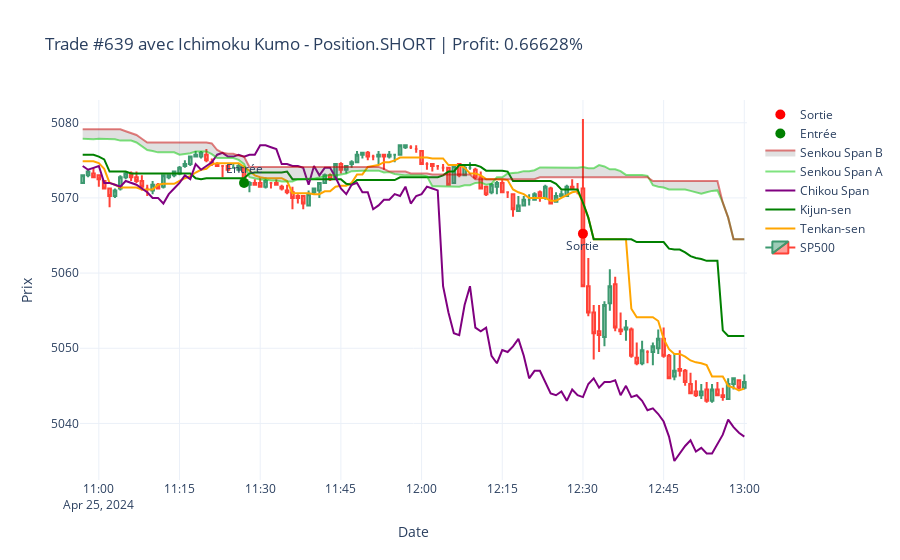

The cell this chart's notebook holds for it:
### Code cell
import pandas as pd
import plotly.graph_objects as go
# 1. Exemple de DataFrames (tu peux adapter avec les tiens)
# df_prices : historique des prix du SP500 (avec une colonne 'date' et 'price')
# df_trades : dataframe contenant les trades

# Choisir un index de trade, par exemple le 5e
trade_index = 639
trade = df_losing.loc[trade_index]

entry_date = pd.to_datetime(trade['entry_date'])
exit_date = pd.to_datetime(trade['exit_date'])

# 2. Filtrer les prix autour de la période du trade
df_plot = df_main[(df_main['datetime'] >= entry_date - pd.Timedelta(minutes=15)) & (df_main['datetime'] <= exit_date + pd.Timedelta(minutes=15))]
# Créer le graphique en chandelier
fig = go.Figure(data=[go.Candlestick(
    x=df_plot['datetime'],
    open=df_plot['open'],
    high=df_plot['high'],
    low=df_plot['low'],
    close=df_plot['close'],
    name='SP500',
)])
# fig.update_xaxes(dtick=1)

# ➤ Lignes Ichimoku
fig.add_trace(go.Scatter(x=df_plot['datetime'], y=df_plot['tenkan'], mode='lines', name='Tenkan-sen', line=dict(color='orange')))
fig.add_trace(go.Scatter(x=df_plot['datetime'], y=df_plot['kijun'], mode='lines', name='Kijun-sen', line=dict(color='green')))
fig.add_trace(go.Scatter(x=df_plot['datetime'], y=df_plot['chikou'], mode='lines', name='Chikou Span', line=dict(color='purple')))

# ➤ Nuage Ichimoku (Kumo)
# Span A
fig.add_trace(go.Scatter(
    x=df_plot['datetime'],
    y=df_plot['ssa'],
    mode='lines',
    name='Senkou Span A',
    line=dict(color='rgba(0,200,0,0.5)'),
    fill=None
))
# Span B avec remplissage
fig.add_trace(go.Scatter(
    x=df_plot['datetime'],
    y=df_plot['ssb'],
    mode='lines',
    name='Senkou Span B',
    line=dict(color='rgba(200,0,0,0.5)'),
    fill='tonexty',  # crée le nuage entre Span B et la courbe précédente (Span A)
    fillcolor='rgba(100,100,100,0.2)'  # couleur du nuage
))

# ➤ Points d'entrée / sortie
fig.add_trace(go.Scatter(
    x=[entry_date], y=[trade['entry_price']],
    mode='markers+text', marker=dict(color='green', size=10),
    name='Entrée', text=["Entrée"], textposition="top center"
))
fig.add_trace(go.Scatter(
    x=[exit_date], y=[trade['exit_price']],
    mode='markers+text', marker=dict(color='red', size=10),
    name='Sortie', text=["Sortie"], textposition="bottom center"
))

# ➤ Mise en forme
fig.update_layout(
    title=f"Trade #{trade_index} avec Ichimoku Kumo - {trade['position']} | Profit: {trade['profit_including_fees_from_start(%)']}%",
    xaxis_title="Date",
    yaxis_title="Prix",
    xaxis_rangeslider_visible=False,
    template="plotly_white"
)

fig.show()
